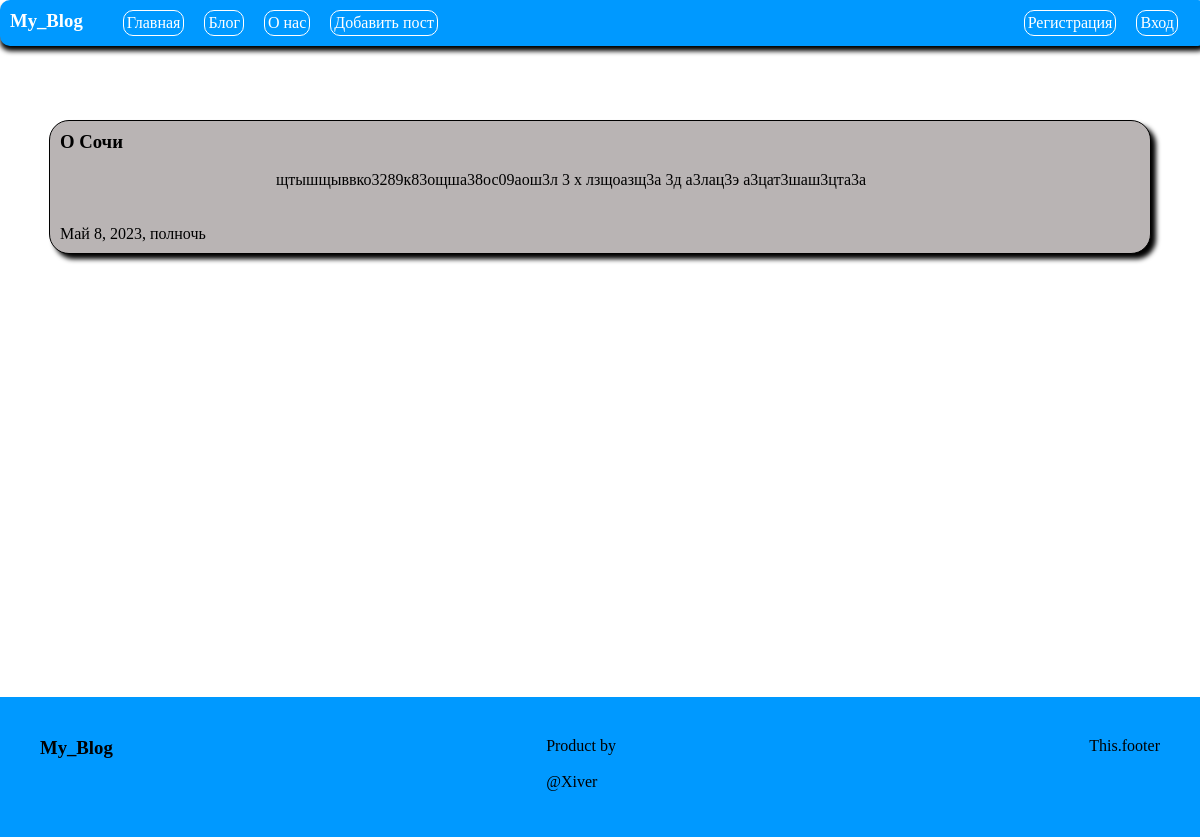
The app's page /blog/6 with its own data.
### blog/models.py (models this page shows, shortened)
class Post(models.Model):
    title = models.CharField('Заголовок', max_length=50)
    anons = models.CharField('Анонс', max_length=250)
    text = models.TextField('Статья')
    date = models.DateTimeField('Дата публикации')
    class Meta:
        verbose_name = 'Новость'
        verbose_name_plural = 'Новости'

### blog/views.py (the view)
# urls.py: path('blog/<int:pk>', views.PostsView.as_view(), name='post'),
class PostsView(DetailView): # Класс динамических страниц,наслед. от DetailView
    model = Post             # Указать модель с которой работаем
    template_name = 'blog/post.html' #Указать какой шаблон будет обрабатывать
    context_object_name = 'post' #Ключ для передачи в шаблон

### blog/templates/blog/post.html (shortened to what this page needs)
{% extends "blog/layout.html" %}
{% block content %}
<main>
    <div class="card">
        <h3>{{ post.title }}</h3><br>
        <div class="text_post">
            <p>{{ post.text }}</p>
        </div><br>
        <p>{{ post.author }}</p><br>
        <p>{{ post.date }}</p>
    </div>
</main>
{% endblock %}

### blog/static/blog/css/style.css (style rules this page uses)
* { margin: 0; padding: 0; }
body { background-color: white; height: 100vh; }
main { min-height: calc(78.4vh - 100px); background-color: white; width: 100%; height: auto; margin-left: auto; margin-right: auto; margin-top: 0; margin-bottom: 20px; padding-top: 100px; padding-bottom: 50px; }
.card { background-color: rgb(185, 180, 180); margin-left: auto; margin-right: auto; width: 90%; border: 1px solid; box-shadow: 5px 5px 5px black; margin-top: 20px; border-radius: 20px; padding: 10px; }
.text_post { width: 60%; margin-left: auto; margin-right: auto; }

### records on screen
Post: title "О Сочи", text "щтышщыввко3289к83ощша38ос09аош3л 3 х лзщоазщ3а 3д а3лац3э а3цат3шаш3цта3а", date "Май 8, 2023, полночь"
